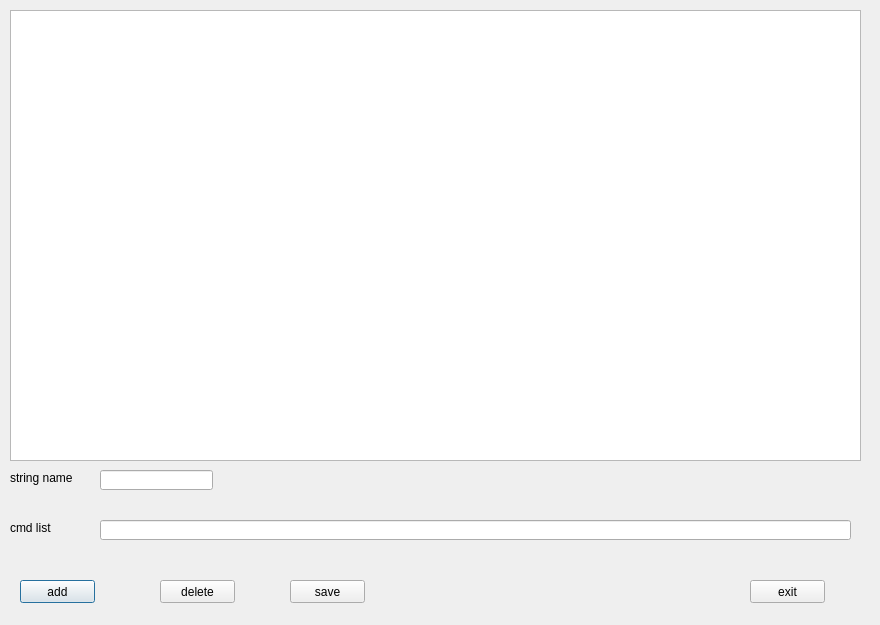
<?xml version="1.0" encoding="UTF-8"?>
<ui version="4.0">
 <class>DialogEditBat_Name</class>
 <widget class="QDialog" name="DialogEditBat_Name">
  <property name="geometry">
   <rect>
    <x>0</x>
    <y>0</y>
    <width>880</width>
    <height>625</height>
   </rect>
  </property>
  <property name="windowTitle">
   <string>Dialog</string>
  </property>
  <widget class="QLineEdit" name="lineEdit_batName">
   <property name="geometry">
    <rect>
     <x>100</x>
     <y>470</y>
     <width>113</width>
     <height>20</height>
    </rect>
   </property>
  </widget>
  <widget class="QLineEdit" name="lineEdit_cmdList">
   <property name="geometry">
    <rect>
     <x>100</x>
     <y>520</y>
     <width>751</width>
     <height>20</height>
    </rect>
   </property>
  </widget>
  <widget class="QTableView" name="tableView">
   <property name="geometry">
    <rect>
     <x>10</x>
     <y>10</y>
     <width>851</width>
     <height>451</height>
    </rect>
   </property>
  </widget>
  <widget class="QPushButton" name="pushButton_add">
   <property name="geometry">
    <rect>
     <x>20</x>
     <y>580</y>
     <width>75</width>
     <height>23</height>
    </rect>
   </property>
   <property name="text">
    <string>add</string>
   </property>
  </widget>
  <widget class="QPushButton" name="pushButton_del">
   <property name="geometry">
    <rect>
     <x>160</x>
     <y>580</y>
     <width>75</width>
     <height>23</height>
    </rect>
   </property>
   <property name="text">
    <string>delete</string>
   </property>
  </widget>
  <widget class="QPushButton" name="pushButton_save">
   <property name="geometry">
    <rect>
     <x>290</x>
     <y>580</y>
     <width>75</width>
     <height>23</height>
    </rect>
   </property>
   <property name="text">
    <string>save</string>
   </property>
  </widget>
  <widget class="QPushButton" name="pushButton_exit">
   <property name="geometry">
    <rect>
     <x>750</x>
     <y>580</y>
     <width>75</width>
     <height>23</height>
    </rect>
   </property>
   <property name="text">
    <string>exit</string>
   </property>
  </widget>
  <widget class="QLabel" name="label">
   <property name="geometry">
    <rect>
     <x>10</x>
     <y>470</y>
     <width>81</width>
     <height>16</height>
    </rect>
   </property>
   <property name="text">
    <string>string name</string>
   </property>
  </widget>
  <widget class="QLabel" name="label_2">
   <property name="geometry">
    <rect>
     <x>10</x>
     <y>520</y>
     <width>71</width>
     <height>16</height>
    </rect>
   </property>
   <property name="text">
    <string>cmd list</string>
   </property>
  </widget>
 </widget>
 <resources/>
 <connections/>
</ui>
